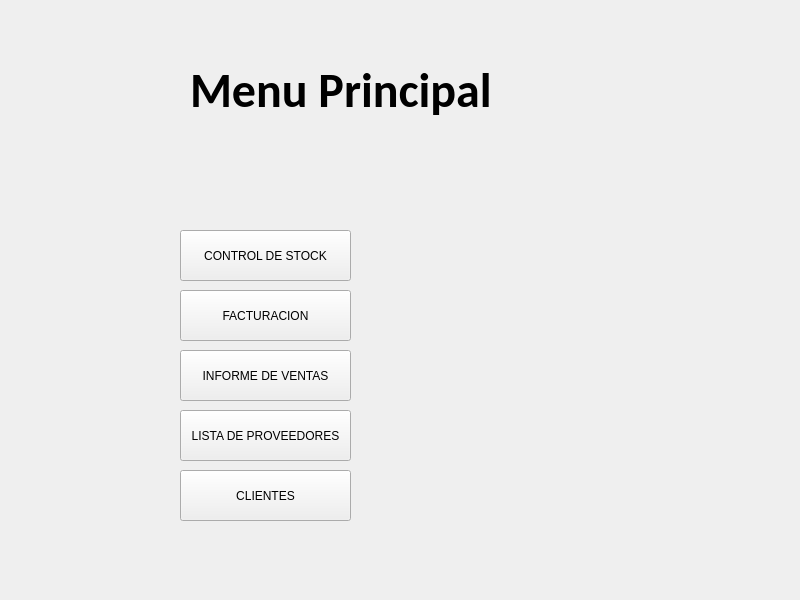
<?xml version="1.0" encoding="UTF-8"?>
<ui version="4.0">
 <class>menuprincipal</class>
 <widget class="QWidget" name="menuprincipal">
  <property name="geometry">
   <rect>
    <x>0</x>
    <y>0</y>
    <width>800</width>
    <height>600</height>
   </rect>
  </property>
  <property name="windowTitle">
   <string>Form</string>
  </property>
  <widget class="QPushButton" name="pushButton_3">
   <property name="geometry">
    <rect>
     <x>180</x>
     <y>410</y>
     <width>171</width>
     <height>51</height>
    </rect>
   </property>
   <property name="text">
    <string>LISTA DE PROVEEDORES</string>
   </property>
  </widget>
  <widget class="QPushButton" name="btn_facturacion">
   <property name="geometry">
    <rect>
     <x>180</x>
     <y>290</y>
     <width>171</width>
     <height>51</height>
    </rect>
   </property>
   <property name="text">
    <string>FACTURACION</string>
   </property>
  </widget>
  <widget class="QPushButton" name="btn_infVentas">
   <property name="geometry">
    <rect>
     <x>180</x>
     <y>350</y>
     <width>171</width>
     <height>51</height>
    </rect>
   </property>
   <property name="text">
    <string>INFORME DE VENTAS</string>
   </property>
  </widget>
  <widget class="QLabel" name="label">
   <property name="geometry">
    <rect>
     <x>0</x>
     <y>0</y>
     <width>800</width>
     <height>600</height>
    </rect>
   </property>
   <property name="text">
    <string/>
   </property>
   <property name="pixmap">
    <pixmap>../Imagenes/tweety.jpg</pixmap>
   </property>
  </widget>
  <widget class="QLabel" name="label_2">
   <property name="geometry">
    <rect>
     <x>190</x>
     <y>60</y>
     <width>321</width>
     <height>61</height>
    </rect>
   </property>
   <property name="font">
    <font>
     <family>Calibri</family>
     <pointsize>36</pointsize>
     <weight>75</weight>
     <bold>true</bold>
    </font>
   </property>
   <property name="text">
    <string>Menu Principal</string>
   </property>
  </widget>
  <widget class="QPushButton" name="btn_clientes">
   <property name="geometry">
    <rect>
     <x>180</x>
     <y>470</y>
     <width>171</width>
     <height>51</height>
    </rect>
   </property>
   <property name="text">
    <string>CLIENTES</string>
   </property>
  </widget>
  <widget class="QPushButton" name="btn_stock">
   <property name="geometry">
    <rect>
     <x>180</x>
     <y>230</y>
     <width>171</width>
     <height>51</height>
    </rect>
   </property>
   <property name="text">
    <string>CONTROL DE STOCK</string>
   </property>
  </widget>
  <zorder>label</zorder>
  <zorder>pushButton_3</zorder>
  <zorder>btn_facturacion</zorder>
  <zorder>btn_infVentas</zorder>
  <zorder>label_2</zorder>
  <zorder>btn_clientes</zorder>
  <zorder>btn_stock</zorder>
 </widget>
 <resources/>
 <connections/>
</ui>
